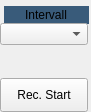
   <widget class="QWidget" name="save_widget" native="true">
    <property name="geometry">
     <rect>
      <x>653</x>
      <y>124</y>
      <width>91</width>
      <height>112</height>
     </rect>
    </property>
    <property name="sizeIncrement">
     <size>
      <width>0</width>
      <height>0</height>
     </size>
    </property>
    <property name="baseSize">
     <size>
      <width>0</width>
      <height>80</height>
     </size>
    </property>
    <widget class="QComboBox" name="comboBox_2">
     <property name="enabled">
      <bool>true</bool>
     </property>
     <property name="geometry">
      <rect>
       <x>0</x>
       <y>23</y>
       <width>88</width>
       <height>31</height>
      </rect>
     </property>
     <property name="sizePolicy">
      <sizepolicy hsizetype="Minimum" vsizetype="Fixed">
       <horstretch>0</horstretch>
       <verstretch>0</verstretch>
      </sizepolicy>
     </property>
     <property name="minimumSize">
      <size>
       <width>88</width>
       <height>16</height>
      </size>
     </property>
     <property name="layoutDirection">
      <enum>Qt::LeftToRight</enum>
     </property>
     <property name="editable">
      <bool>false</bool>
     </property>
     <property name="sizeAdjustPolicy">
      <enum>QComboBox::AdjustToContents</enum>
     </property>
     <property name="minimumContentsLength">
      <number>0</number>
     </property>
     <property name="iconSize">
      <size>
       <width>88</width>
       <height>16</height>
      </size>
     </property>
     <property name="frame">
      <bool>true</bool>
     </property>
    </widget>
    <widget class="QLineEdit" name="lineEdit_13">
     <property name="enabled">
      <bool>true</bool>
     </property>
     <property name="geometry">
      <rect>
       <x>4</x>
       <y>6</y>
       <width>85</width>
       <height>18</height>
      </rect>
     </property>
     <property name="palette">
      <palette>
       <active>
        <colorrole role="Base">
         <brush brushstyle="SolidPattern">
          <color alpha="255">
           <red>57</red>
           <green>91</green>
           <blue>122</blue>
          </color>
         </brush>
        </colorrole>
       </active>
       <inactive>
        <colorrole role="Base">
         <brush brushstyle="SolidPattern">
          <color alpha="255">
           <red>57</red>
           <green>91</green>
           <blue>122</blue>
          </color>
         </brush>
        </colorrole>
       </inactive>
       <disabled>
        <colorrole role="Base">
         <brush brushstyle="SolidPattern">
          <color alpha="255">
           <red>57</red>
           <green>91</green>
           <blue>122</blue>
          </color>
         </brush>
        </colorrole>
       </disabled>
      </palette>
     </property>
     <property name="text">
      <string>Intervall</string>
     </property>
     <property name="frame">
      <bool>false</bool>
     </property>
     <property name="alignment">
      <set>Qt::AlignCenter</set>
     </property>
    </widget>
    <widget class="QLabel" name="label_2">
     <property name="geometry">
      <rect>
       <x>36</x>
       <y>53</y>
       <width>16</width>
       <height>16</height>
      </rect>
     </property>
     <property name="text">
      <string/>
     </property>
     <property name="pixmap">
      <pixmap>led-off.png</pixmap>
     </property>
     <property name="scaledContents">
      <bool>true</bool>
     </property>
     <property name="alignment">
      <set>Qt::AlignCenter</set>
     </property>
    </widget>
    <widget class="QPushButton" name="pushButton_17">
     <property name="geometry">
      <rect>
       <x>0</x>
       <y>78</y>
       <width>88</width>
       <height>34</height>
      </rect>
     </property>
     <property name="text">
      <string>Rec. Start</string>
     </property>
    </widget>
    <zorder>lineEdit_13</zorder>
    <zorder>comboBox_2</zorder>
    <zorder>label_2</zorder>
    <zorder>pushButton_17</zorder>
   </widget>
